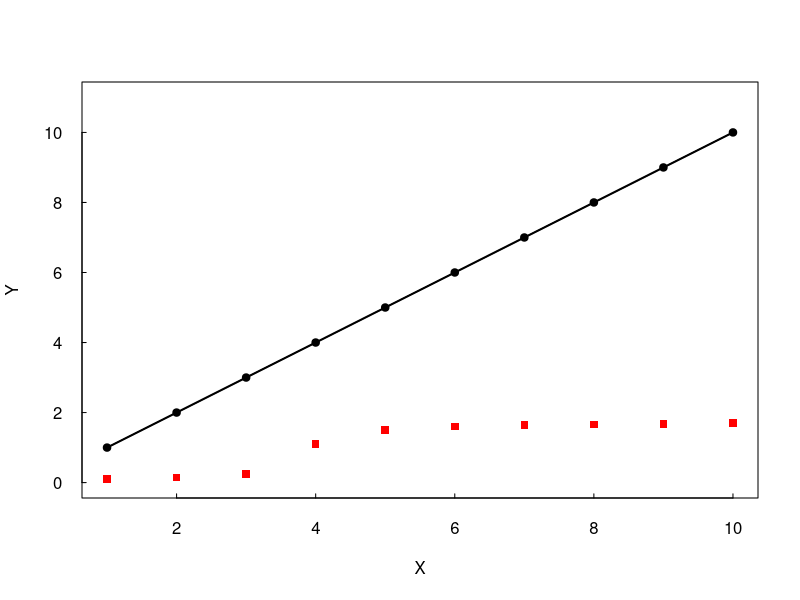

This chart was generated by the following R code: (Note: this script raises an error after producing the figure.)
# Example showing that correlation is not the same as goodness-of-fit

data1 <- c(1, 2, 3, 4, 5, 6, 7, 8, 9, 10)
data2 <- c(0.1,	0.15,	0.25,	1.1,	1.5,	1.6,	1.65,	1.66,	1.67,	1.7)
xPlot <- c(1, 2, 3, 4, 5, 6, 7, 8, 9, 10)

# Assume 10% error on data
err1 <- 0.1*data1
err2 <- 0.1*data2

# Pearson linear correlation coefficient
pearsonCorr<-cor(data1, data2,  method = "pearson", use = "complete.obs")
print(paste("Pearson correlation:", pearsonCorr))

# Kendall tau
kendallCorr<-cor(data1, data2,  method = "kendall", use = "complete.obs")
print(paste("Kendall tau:", kendallCorr))

# Spearmann rho
spearmanCorr<-cor(data1, data2,  method = "spearman", use = "complete.obs")
print(paste("Spearman rho:", spearmanCorr))

pdf("correl.pdf", width=15/2.54, height=12/2.54)
plot(xPlot, data1, type="l", tck=0.01, lwd=1, xlab="X", ylab="Y", las=1, ylim=c(0., max(data1+err1))) 
lines(xPlot, data1, col="black", lwd=2, lty=1)

points(xPlot, data1, pch=19, col="black")
points(xPlot, data2, pch=15, col="red")
# Error bars
segments(xPlot, data1+err1, x, data1-err1)
segments(xPlot, data2+err2, x, data2-err2)
dev.off()

# Chi-square test
piece<-((data1-data2)^2)/(err1^2 + err2^2)
chi2<-sum(piece)
pvchi2<-pchisq(chi2,length(piece),lower.tail=FALSE)
print(paste("chi2 p-value =", pvchi2))

# Kolmogorov-Smirnov test
ks<-ks.test(data1, data2)
print(ks)
